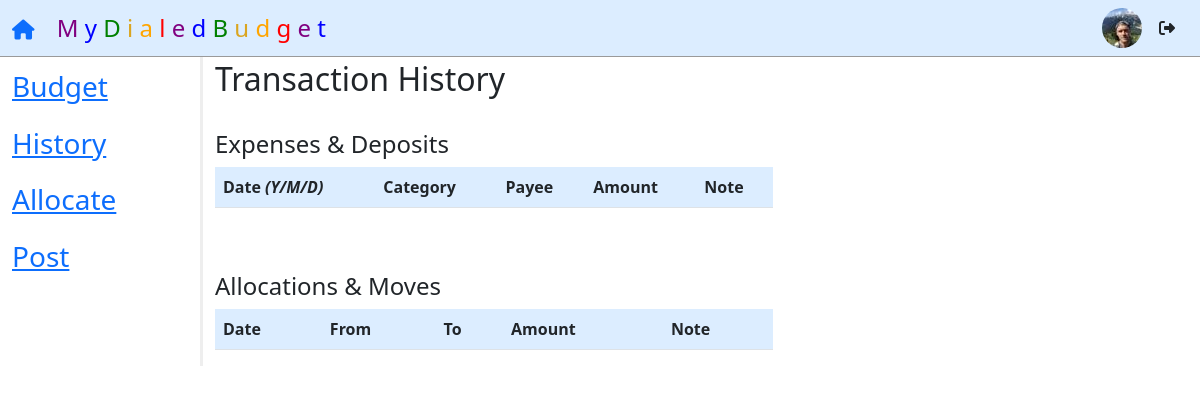
Page /transactions (signed in) on the earlier database version.
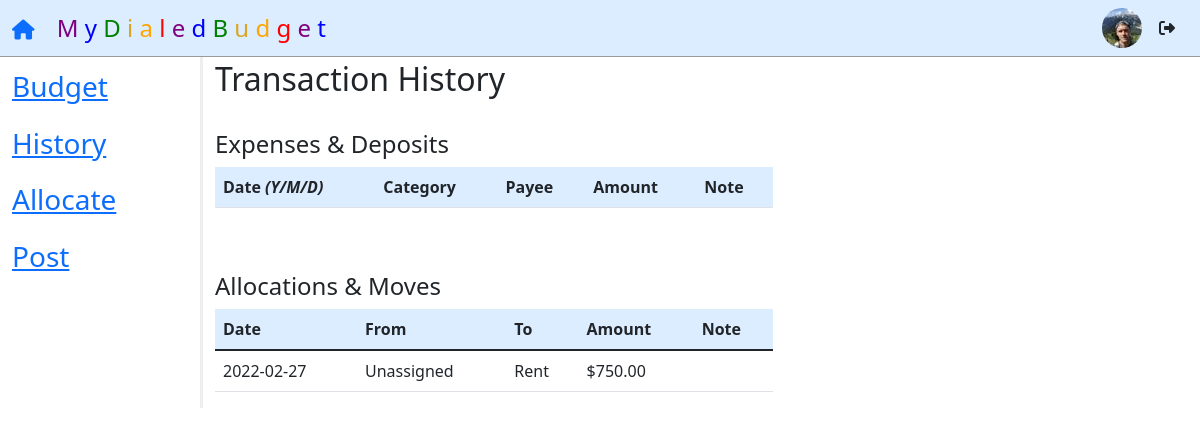
Same page on the later database version.
### tables this page shows
CREATE TABLE allocs (
    alloc_id INTEGER,
    user_id INTEGER,
    bud_id INTEGER,
    alloc_date TEXT,
    to_cat_id INTEGER,
    to_cat_name TEXT,
    from_cat_name TEXT,
    from_cat_id INTEGER,
    amount REAL,
    memo TEXT,
    PRIMARY KEY (alloc_id),
    FOREIGN KEY (user_id) REFERENCES users (user_id),
    FOREIGN KEY (bud_id) REFERENCES budgets (bud_id)
    );

### application/history/routes.py (the view)
@history.route ('/transactions')
@login_required
def transactions():
    if db.execute("SELECT * FROM users WHERE user_id = ?", session['user_id'])[0]['budgets'] < 1:
        flash("You don't have a budget yet. Create one below!", "warning")
        return redirect(url_for('budget.index'))
    TRANS = db.execute("SELECT * FROM trans JOIN cats ON trans.cat_id = cats.cat_id WHERE trans.user_id = ? AND trans.bud_id = ? ORDER BY trans_date DESC", session['user_id'], session['selected_bud'])
    ALLOCS = db.execute("SELECT * FROM allocs WHERE user_id = ? AND bud_id = ? ORDER BY alloc_date DESC", session['user_id'], session['selected_bud'])
    CATS = db.execute("SELECT * FROM cats WHERE user_id = ? AND bud_id = ?", session['user_id'], session['selected_bud'])
    return render_template('transactions.html', trans=TRANS, allocs=ALLOCS, cats=CATS, ptitle='Transaction History')

### application/helpers.py (called while the page is built)
def login_required(f):
    @wraps(f)
    def decorated_function(*args, **kwargs):
        if session.get("user_id") is None:
            return redirect("/login")
        return f(*args, **kwargs)
    return decorated_function

def usd(value):
    return f"${value:,.2f}"

### application/history/routes.py (called while the page is built)
@history.context_processor
def context_processor():
    return dict(avatar_key=session['nav_avatar'])

### application/templates/transactions.html (shortened to what this page needs)
{% extends "layout.html" %}
{% block main %}
<div class="row">
    <div class="col-sm-7">
        <h2>Transaction History</h2>
        <br>
        <h4>Expenses & Deposits</h4>
        <table class="table table-hover">
            <thead>
                <tr class="sky">
                    <th>Date <em>(Y/M/D)</em></th>
                    <th>Category</th>
                    <th>Payee</th>
                    <th>Amount</th>
                    <th>Note</th>
                </tr>
            </thead>
        </table>
        <br><br>
        <h4>Allocations & Moves</h4>
        <table class="table table-hover">
            <thead>
                <tr class="sky">
                    <th>Date</th>
                    <th>From</th>
                    <th>To</th>
                    <th>Amount</th>
                    <th>Note</th>
                </tr>
            </thead>
            <tbody>
                {% for alloc in allocs %}
                <tr>
                    <td>{{ alloc.alloc_date }}</td>
                    {% for cat in cats %}
                    {% if cat.cat_id == alloc.from_cat_id %}
                    {% if cat.active %}
                    <td>{{ alloc.from_cat_name }}</td>
                    {% else %}
                    <td>{{ alloc.from_cat_name }} <em style="color: red">(Inactive)</em></td>
                    {% endif %}
                    {% endif %}
                    {% endfor %}
                    {% for cat in cats %}
                    {% if cat.cat_id == alloc.to_cat_id %}
                    {% if cat.active %}
                    <td>{{ alloc.to_cat_name }}</td>
                    {% else %}
                    <td>{{ alloc.to_cat_name }} <em style="color: red">(Inactive)</em></td>
                    {% endif %}
                    {% endif %}
                    {% endfor %}
                    <td>{{ alloc.amount | usd }}</td>
                    <td>{{ alloc.memo }}</td>
                </tr>
                {% endfor %}
            </tbody>
        </table>
    </div>
    <div class="col-sm-3"></div>
</div>
{% endblock main %}

Differences in the rows shown:
added allocs: alloc_date "2022-02-27", from_cat_name "Unassigned", to_cat_name "Rent", amount "$750.00"
